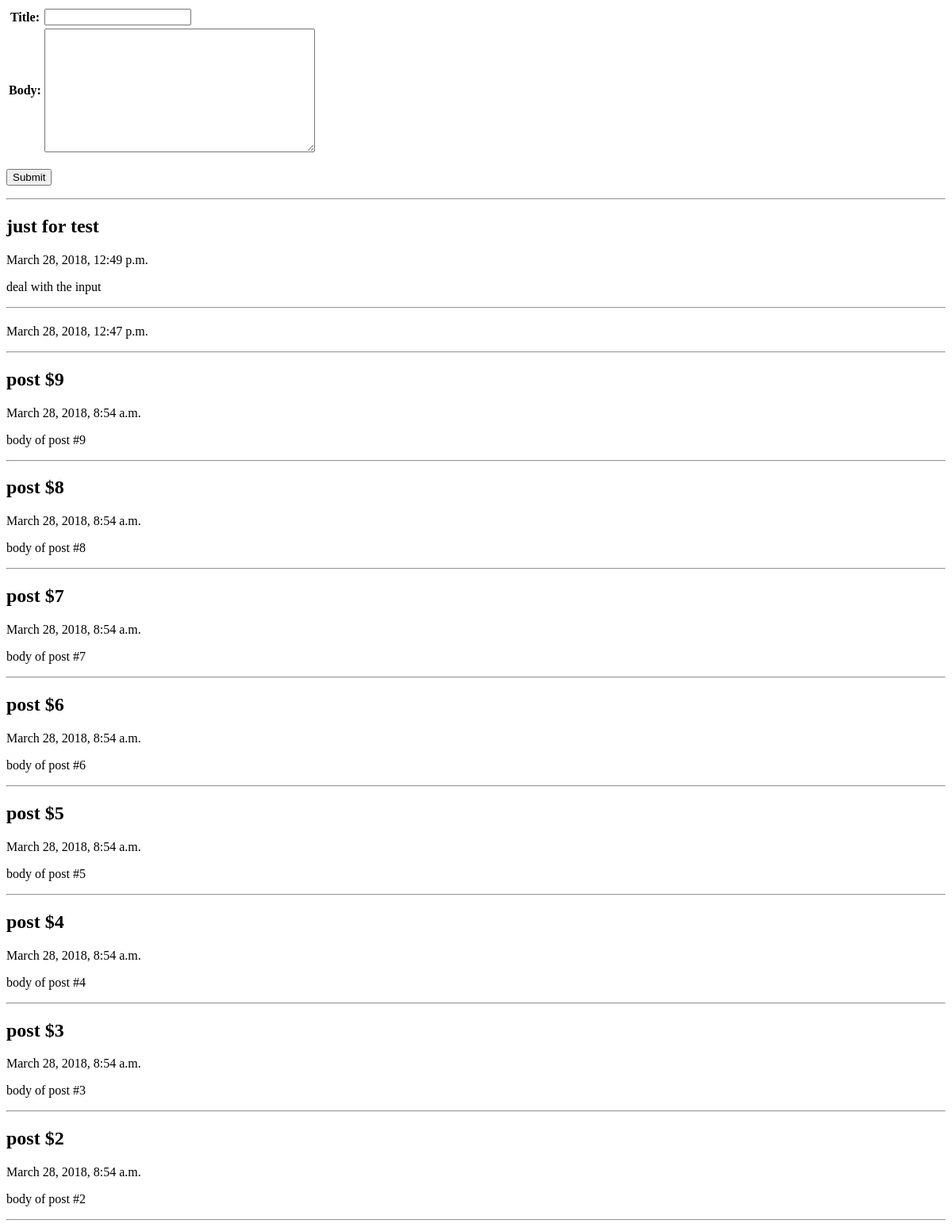
/blog/, run on an earlier commit of the app's database.
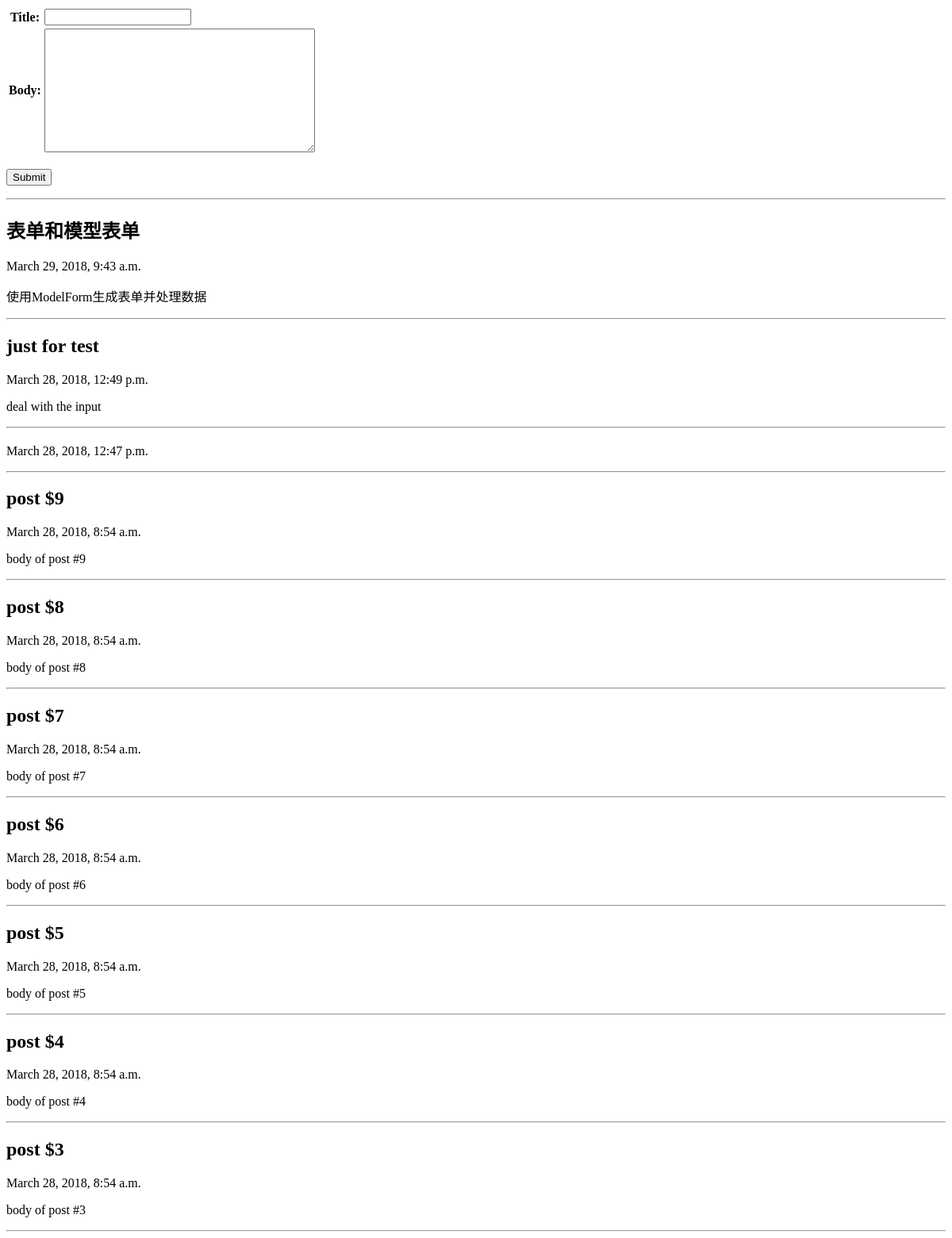
And on a later commit of the database.
### blog/models.py (models this page shows)
class BlogPost(models.Model):
    title = models.CharField(max_length=150)
    body = models.TextField()
    timestamp = models.DateTimeField()

### blog/views.py (the view)
# urls.py: path('', views.archive),
def archive(request):
    posts = BlogPost.objects.all().order_by('-timestamp')[:10]
    return render(request, "archive.html",
    {'posts': posts, 'form': BlogPostForm()}
    )

### blog/models.py
class BlogPostForm(forms.ModelForm):
    class Meta:
        model = BlogPost
        exclude = ('timestamp', )

### blog/templates/archive.html
<form action="/blog/create/" method="post">{% csrf_token %}
<table>{{ form }}</table><br>
<input type=submit>
</form>
<hr>
{% for post in posts %}
<h2>{{ post.title }}</h2>
<p>{{ post.timestamp }}</p>
<p>{{ post.body }}</p>
<hr>
{% endfor %}

What changed in the data, as far as the page shows it:
no longer on this page (row unchanged): BlogPost: title "post $2", timestamp "March 28, 2018, 8:54 a.m.", body "body of post #2"
added BlogPost: title "表单和模型表单", timestamp "March 29, 2018, 9:43 a.m.", body "使用ModelForm生成表单并处理数据"
